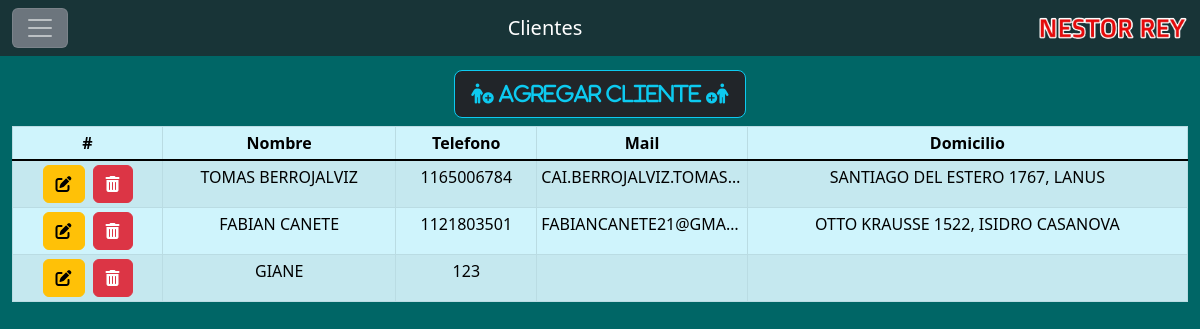
The app's page /index.php?pagina=clientes with its own data.
### tables this page shows
CREATE TABLE `clientes` (
  `id` int(11) NOT NULL,
  `nombre` text NOT NULL,
  `telefono` varchar(20) NOT NULL,
  `mail` text DEFAULT NULL,
  `domicilio` text DEFAULT NULL
);

### controlador/plantilla.controlador.php (called while the page is built)
<?php
class ControladorPlantilla {
    public function ctrlTraerPlantilla(){
        include "vista/plantilla.php";
    }
}
?>

### index.php (called while the page is built, shortened)
<?php
require_once "controlador/plantilla.controlador.php";
require_once "controlador/formularios.controlador.php";
require_once "modelo/formularios.modelo.php";
$plantilla = new ControladorPlantilla();
$plantilla->ctrlTraerPlantilla();
?>

### modelo/conexion.php (called while the page is built)
<?php
class Conexion{
    static public function conectar(){
        $link = new PDO("mysql:host=127.0.0.1;dbname=test",
                        "root",
                        "");
        $link->exec("set names utf8");
        return $link;
    }
}
?>

### modelo/formularios.modelo.php (called while the page is built, shortened)
<?php
require_once "conexion.php";
class ModeloFormularios {
    static public function mdlSeleccionarTabla($tabla){
        $stmt = Conexion::conectar()->prepare("SELECT * FROM $tabla");
        $stmt->execute();
        return $stmt->fetchAll();
    }
}
?>

### controlador/formularios.controlador.php (called while the page is built, shortened)
<?php
class ControladorFormularios {
    static public function ctrlSeleccionarTabla($tabla){
        $respuesta = ModeloFormularios::mdlSeleccionarTabla($tabla);
        return $respuesta;
    }
}
?>

### vista/plantilla.php (the view, shortened to what this page needs)
  <?php
    $clase_boton_lg = 'class="btn btn-dark btn-outline-info btn-lg"';
    if(isset($_GET["pagina"])):
        if($_GET["pagina"] == "menu"):
            $titulo = "Menu";
        elseif($_GET["pagina"] == "autos"):
            $titulo = "Autos";
        elseif($_GET["pagina"] == "clientes"):
            $titulo = "Clientes";
        elseif($_GET["pagina"] == "marcas_modelos"):
            $titulo = "Marcas y Modelos";
        elseif($_GET["pagina"] == "ordenes"):
            $titulo = "Ordenes";
        else:
            $titulo = "Not found";
        endif;
    else:
        $titulo = "Menu";
    endif;
    $clientes = ControladorFormularios::ctrlSeleccionarTabla("clientes");
  ?>
<!DOCTYPE html>
<html lang="en">
<head>
    <link href="https://cdn.jsdelivr.net/npm/bootstrap@5.2.0/dist/css/bootstrap.min.css" rel="stylesheet">
    <link rel='stylesheet' type='text/css' href='http://cdn.datatables.net/1.10.21/css/jquery.dataTables.min.css'>
</head>
<body style="background-color: #006666;">
    <header  style="margin-bottom: 70px">
        <nav class="navbar navbar-dark bg-dark bg-opacity-75 fixed-top" style="margin-bottom: 70px">
            <div class="container-fluid">
                <button class="navbar-toggler bg-secondary" type="button" data-bs-toggle="offcanvas" data-bs-target="#offcanvasNavbar" aria-controls="offcanvasNavbar">
                <span class="navbar-toggler-icon"></span>
                </button>
                <a class="navbar-brand"><?php echo $titulo; ?></a>
                <a href="./index.php"> <img src="./img/logo2.2.png" alt="Nestor Rey" width="150"> </a>
            </div>
        </nav>
    </header>
    <main>
    <?php
        if(isset($_GET["pagina"])){
            if(
                $_GET["pagina"] == "menu" ||
                $_GET["pagina"] == "autos" ||
                $_GET["pagina"] == "clientes" ||
                $_GET["pagina"] == "marcas_modelos" ||
                $_GET["pagina"] == "ordenes"
            )
                include "paginas/".$_GET["pagina"].".php";
            else
                include "paginas/notfound.php";
        }
        else{
            include "paginas/menu.php";
        }
    ?>
    </main>
</body>
</html>

### vista/paginas/clientes.php
<div class="container-fluid text-center">
    <a id="btnAgregarCliente" <?php echo $clase_boton_lg ?>>
        <i class="fa-solid fa-person-circle-plus">
            Agregar cliente
        </i>
        <i class="fa-solid fa-person-circle-plus fa-flip-horizontal"></i>
    </a>
</div>
<div class="container-fluid mt-2">
    <table cellspacing=0 class="table table-info table-bordered table-hover table-inverse table-striped text-center table-sm" role="grid" id="tableCliente" width=100% >
    <thead>
        <tr>
            <th scope="col">#</th>
            <th scope="col">Nombre</th>
            <th scope="col">Telefono</th>
            <th scope="col">Mail</th>
            <th scope="col">Domicilio</th>
        </tr>
    </thead>
    <tbody class="table-group-divider">
        <?php foreach ($clientes as $key => $cliente) : ?>
            <tr>
                <td>
                    <div class="btn-group">
                        <div class="px-1">
                            <a class="btn btn-warning editCliente" id-cliente="<?php echo $cliente["id"];?>" > <i class="fa-solid fa-pen-to-square"></i> </a>
                        </div>
                        <div class="px-1">
                            <a class="btn btn-danger deleteCliente" id-cliente="<?php echo $cliente["id"];?>" > <i class="fa-solid fa-trash-can"></i> </a>
                        </div>
                    </div>
                </td>
                <td><?php echo $cliente["nombre"]; ?></td>
                <td><?php echo $cliente["telefono"]; ?></td>
                <td style="max-width: 150px; overflow: hidden; text-overflow: ellipsis; white-space: nowrap;"><?php echo $cliente["mail"]; ?></td>
                <td><?php echo $cliente["domicilio"]; ?></td>
            </tr>
            <?php endforeach; ?>
    </tbody>
    </table>
</div>

### records on screen
clientes: nombre "TOMAS BERROJALVIZ", telefono "1165006784", mail "CAI.BERROJALVIZ.TOMAS…", domicilio "SANTIAGO DEL ESTERO 1767, LANUS"
clientes: nombre "FABIAN CANETE", telefono "1121803501", mail "FABIANCANETE21@GMA…", domicilio "OTTO KRAUSSE 1522, ISIDRO CASANOVA"
clientes: nombre "GIANE", telefono "123"

### other values on screen
$titulo "Clientes"
